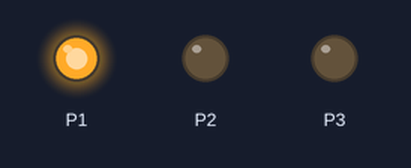
Bench run of a program on a simulated BBC micro:bit (MakeCode). On the bench: output pins drawn as LEDs (lit = HIGH).

Above: at 0.1 s.
At 3.1 s:
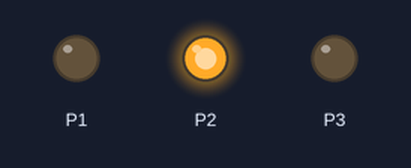
At 8.1 s:
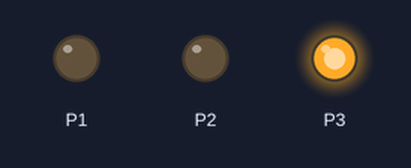
At 18.1 s:
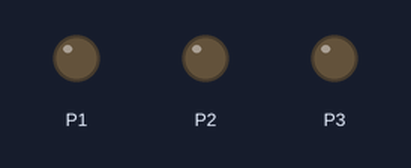
Timing chart, 0 to 19.6 s (numbered marks = the images above):
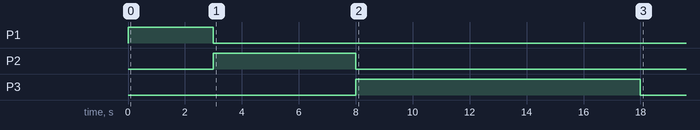

Measured:
- by itself, P3: HIGH → LOW at 18.0 s

The program:

main.ts
```typescript
pins.analogWritePin(AnalogPin.P1, Math.map(255, 0, 255, 0, 1023))
basic.pause(3000)
pins.analogWritePin(AnalogPin.P1, 0)
pins.analogWritePin(AnalogPin.P2, Math.map(255, 0, 255, 0, 1023))
basic.pause(5000)
pins.analogWritePin(AnalogPin.P2, 0)
pins.analogWritePin(AnalogPin.P3, Math.map(255, 0, 255, 0, 1023))
basic.pause(10000)
pins.analogWritePin(AnalogPin.P3, 0)
basic.forever(function () {
    led.enable(false)
    pins.analogWritePin(AnalogPin.P1, 0)
    pins.analogWritePin(AnalogPin.P2, 0)
    pins.analogWritePin(AnalogPin.P3, 0)
})
```

test.ts
```typescript
// testes vão aqui; isto não será compilado quando este pacote for usado como uma extensão.
```
